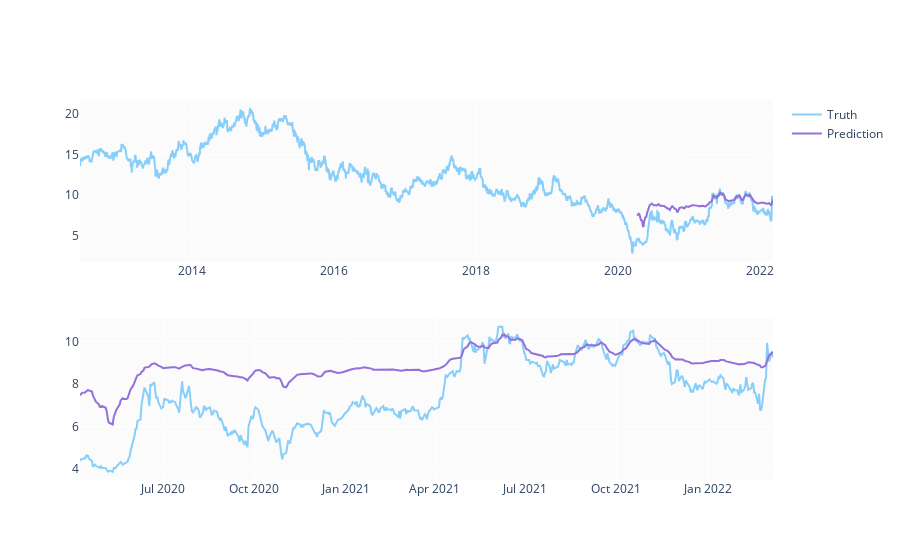

The cell this chart's notebook holds for it:
### Code cell
predicted_prices = df.loc[test_split_idx+1:].copy()
predicted_prices['Otwarcie'] = y_pred

fig = make_subplots(rows=2, cols=1)
fig.add_trace(go.Scatter(x=df.Data, y=df.Otwarcie,
                        name='Truth',
                        marker_color='LightSkyBlue'), row=1, col=1)

fig.add_trace(go.Scatter(x=predicted_prices.Data,
                        y=predicted_prices.Otwarcie,
                        name='Prediction',
                        marker_color='MediumPurple'), row=1, col=1)

fig.add_trace(go.Scatter(x=predicted_prices.Data,
                        y=y_test,
                        name='Truth',
                        marker_color='LightSkyBlue',
                        showlegend=False), row=2, col=1)

fig.add_trace(go.Scatter(x=predicted_prices.Data,
                        y=predicted_prices.Otwarcie,
                        name='Prediction',
                        marker_color='MediumPurple',
                        showlegend=False), row=2, col=1)

fig.show()

### Figure 1 — Plotly figure (JSON) as saved in the notebook; plotly's stock layout.template omitted (floating-point values rounded to 4 significant figures; data arrays with more than 128 entries replaced by an {"elided": "..."} marker saying what was removed)
{"data": [{"marker": {"color": "LightSkyBlue"}, "name": "Truth", "type": "scatter", "x": {"elided": "2445 str values"}, "xaxis": "x", "y": {"elided": "2445 float values"}, "yaxis": "y"}, {"marker": {"color": "MediumPurple"}, "name": "Prediction", "type": "scatter", "x": {"elided": "488 str values"}, "xaxis": "x", "y": {"elided": "488 float values"}, "yaxis": "y"}, {"marker": {"color": "LightSkyBlue"}, "name": "Truth", "showlegend": false, "type": "scatter", "x": {"elided": "488 str values"}, "xaxis": "x2", "y": {"elided": "488 float values"}, "yaxis": "y2"}, {"marker": {"color": "MediumPurple"}, "name": "Prediction", "showlegend": false, "type": "scatter", "x": {"elided": "488 str values"}, "xaxis": "x2", "y": {"elided": "488 float values"}, "yaxis": "y2"}], "layout": {"xaxis": {"anchor": "y", "domain": [0, 1]}, "xaxis2": {"anchor": "y2", "domain": [0, 1]}, "yaxis": {"anchor": "x", "domain": [0.575, 1]}, "yaxis2": {"anchor": "x2", "domain": [0, 0.425]}}}
